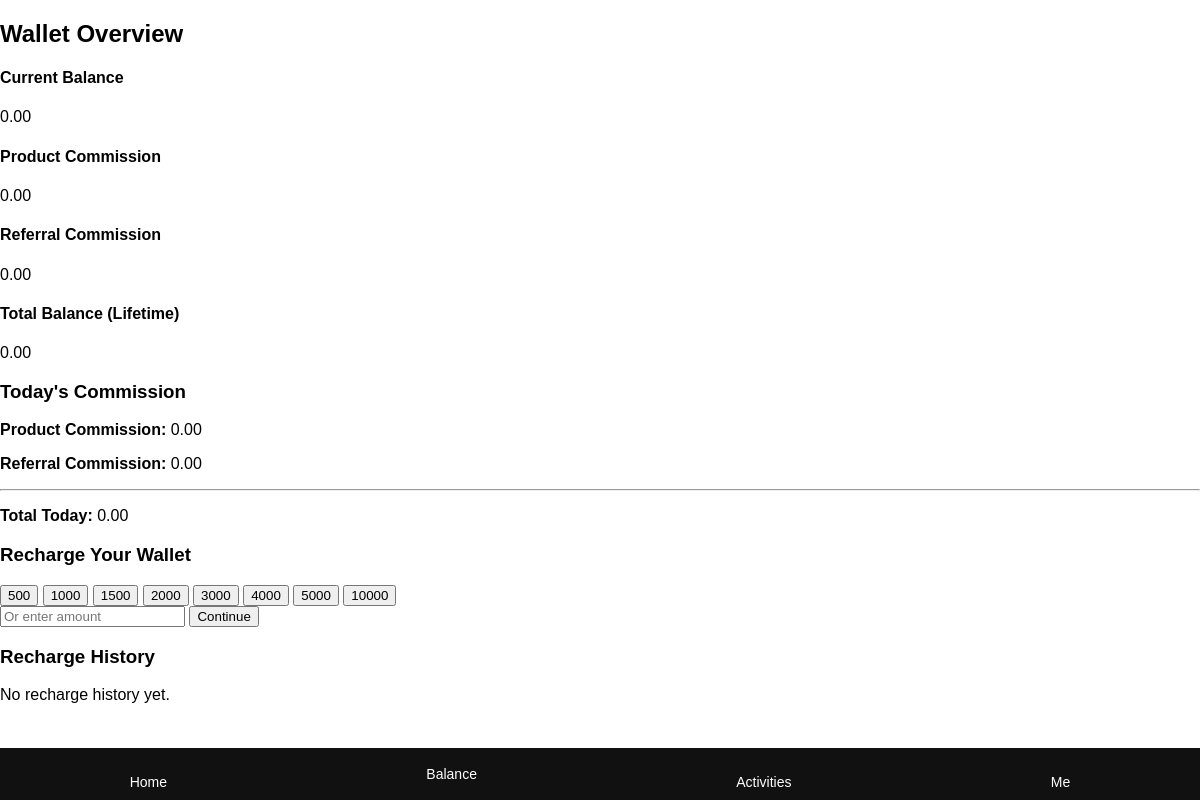
Page /balance/wallet/ (signed in) on the committed database.
### balance/models.py (models this page shows, shortened)
class Wallet(models.Model):
    user = models.OneToOneField(User, on_delete=models.CASCADE)
    current_balance = models.DecimalField(max_digits=12, decimal_places=2, default=Decimal('0.00'))  # spendable
    product_commission = models.DecimalField(max_digits=12, decimal_places=2, default=Decimal('0.00'))  # per-task
    referral_commission = models.DecimalField(max_digits=12, decimal_places=2, default=Decimal('0.00'))  # referral earnings
    cumulative_total = models.DecimalField(max_digits=12, decimal_places=2, default=Decimal('0.00'))  # lifetime earned

### balance/views.py (the view)
# urls.py: path('wallet/', views.wallet_dashboard, name='wallet_dashboard'),
@login_required
def wallet_dashboard(request):
    from django.db.models import Sum
    from django.utils import timezone
    from commission.models import Commission
    from decimal import Decimal
    wallet, _ = Wallet.objects.get_or_create(user=request.user)
    pending_recharge = RechargeRequest.objects.filter(user=request.user, status="pending").first()
    history = RechargeHistory.objects.filter(user=request.user).order_by("-action_date")
    today = timezone.now().date()
    today_product_commission = Commission.objects.filter(
        user=request.user,
        commission_type='self',
        created_at__date=today
    ).aggregate(total=Sum('amount'))['total'] or Decimal('0.00')
    today_referral_commission = Commission.objects.filter(
        user=request.user,
        commission_type='referral',
        created_at__date=today
    ).aggregate(total=Sum('amount'))['total'] or Decimal('0.00')
    today_commission = today_product_commission + today_referral_commission
    context = {
        "wallet": wallet,  # full wallet object
        "recharge_amounts": [500, 1000, 1500, 2000, 3000, 4000, 5000, 10000],
        "pending_recharge": pending_recharge,
        "history": history,
        "today_product_commission": today_product_commission,
        "today_referral_commission": today_referral_commission,
        "today_commission": today_commission,
    }
    return render(request, "balance/wallet_dashboard.html", context)

### balance/templates/balance/wallet_dashboard.html (shortened to what this page needs)
{% extends "base.html" %}
{% load static %}
{% block content %}
<div class="container mx-auto p-4 max-w-md">
    <h2 class="text-xl font-bold mb-4">Wallet Overview</h2>
    <div class="grid grid-cols-2 gap-4 mb-4">
        <div class="p-4 border rounded shadow-sm bg-blue-50">
            <h4 class="font-semibold">Current Balance</h4>
            <p>{{ wallet.current_balance|floatformat:2 }}</p>
        </div>
        <div class="p-4 border rounded shadow-sm bg-green-50">
            <h4 class="font-semibold">Product Commission</h4>
            <p>{{ wallet.product_commission|floatformat:2 }}</p>
        </div>
        <div class="p-4 border rounded shadow-sm bg-yellow-50">
            <h4 class="font-semibold">Referral Commission</h4>
            <p>{{ wallet.referral_commission|floatformat:2 }}</p>
        </div>
        <div class="p-4 border rounded shadow-sm bg-purple-50">
            <h4 class="font-semibold">Total Balance (Lifetime)</h4>
            <p>{{ wallet.cumulative_total|floatformat:2 }}</p>
        </div>
    </div>
    <div class="p-4 border rounded shadow-sm bg-gray-100 mb-4">
        <h3 class="font-semibold mb-2 text-center">Today's Commission</h3>
        <p><strong>Product Commission:</strong> {{ today_product_commission|floatformat:2 }}</p>
        <p><strong>Referral Commission:</strong> {{ today_referral_commission|floatformat:2 }}</p>
        <hr class="my-2">
        <p><strong>Total Today:</strong> {{ today_commission|floatformat:2 }}</p>
    </div>
    <div class="mb-6 p-4 border rounded shadow-sm">
        <h3 class="font-semibold mb-2">Recharge Your Wallet</h3>
        <form method="POST" action="{% url 'balance:recharge_amount' %}">
            <div class="mb-2 flex flex-wrap gap-2">
                {% for amount in recharge_amounts %}
                    <button type="button" class="predefined-btn px-3 py-1 bg-gray-200 rounded" data-amount="{{ amount }}">{{ amount }}</button>
                {% endfor %}
            </div>
            <input type="number" name="amount" id="amount-input" placeholder="Or enter amount" required class="border rounded px-2 py-1 w-full mb-2">
            <button type="submit" class="w-full bg-blue-600 text-white px-3 py-2 rounded">Continue</button>
        </form>
    </div>
    <div class="p-4 border rounded shadow-sm">
        <h3 class="font-semibold mb-2">Recharge History</h3>
        {% if history %}
        <table class="w-full border-collapse text-sm">
            <thead>
                <tr class="bg-gray-100">
                    <th class="border px-2 py-1 text-left">Amount</th>
                    <th class="border px-2 py-1 text-left">Date</th>
                    <th class="border px-2 py-1 text-left">Status</th>
                </tr>
            </thead>
            <tbody>
                {% for r in history %}
                <tr>
                    <td class="border px-2 py-1">{{ r.amount|floatformat:2 }}</td>
                    <td class="border px-2 py-1">{{ r.created_at|date:"Y-m-d H:i" }}</td>
                    <td class="border px-2 py-1">
                        {% if r.status == "approved" %}
                            <span class="text-green-600 font-semibold">{{ r.status|capfirst }}</span>
                        {% elif r.status == "rejected" %}
                            <span class="text-red-600 font-semibold">{{ r.status|capfirst }}</span>
                        {% else %}
                            <span class="text-yellow-600 font-semibold">{{ r.status|capfirst }}</span>
                        {% endif %}
                    </td>
                </tr>
                {% endfor %}
            </tbody>
        </table>
        {% else %}
        <p>No recharge history yet.</p>
        {% endif %}
    </div>
</div>
{% endblock %}

### templates/base.html (style rules this page uses)
body { margin:0; font-family:sans-serif; padding-bottom:60px; }

### rows in the picture
Wallet: current_balance "0.00", product_commission "0.00", referral_commission "0.00", cumulative_total "0.00"

### other values in the picture
{{ today_product_commission|floatformat:2 }} "0.00"
{{ today_referral_commission|floatformat:2 }} "0.00"
{{ today_commission|floatformat:2 }} "0.00"
{{ amount }} "500" "1000" "1500" "2000" "3000" "4000" "5000" "10000"
